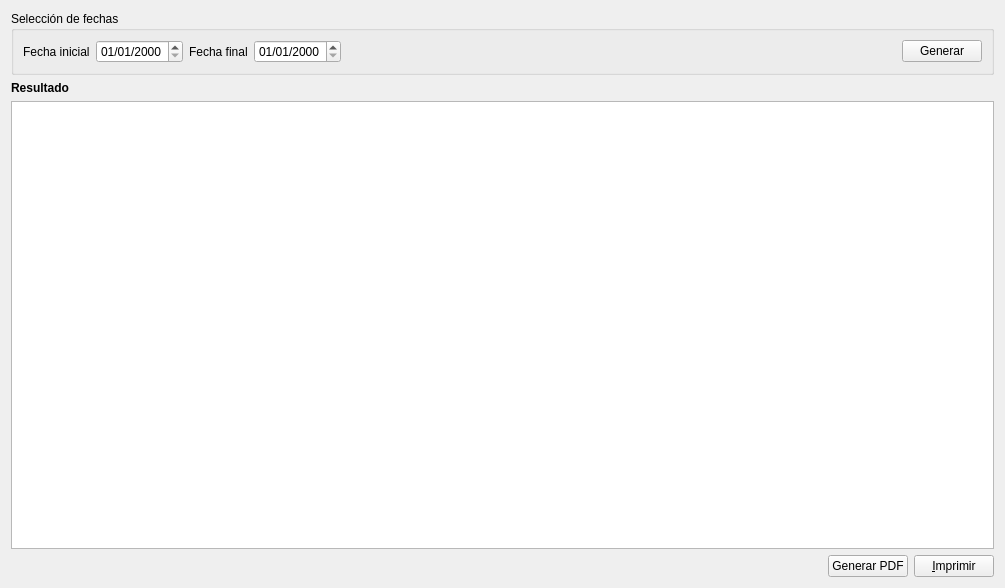
<?xml version="1.0" encoding="UTF-8"?>
<ui version="4.0">
 <class>Form</class>
 <widget class="QWidget" name="Form">
  <property name="geometry">
   <rect>
    <x>0</x>
    <y>0</y>
    <width>1005</width>
    <height>588</height>
   </rect>
  </property>
  <property name="windowTitle">
   <string>AlephERP - Generación de datos para Modelo 303</string>
  </property>
  <layout class="QGridLayout" name="gridLayout">
   <item row="0" column="0" colspan="3">
    <widget class="QGroupBox" name="groupBox">
     <property name="title">
      <string>Selección de fechas</string>
     </property>
     <layout class="QHBoxLayout" name="horizontalLayout">
      <item>
       <widget class="QLabel" name="label">
        <property name="sizePolicy">
         <sizepolicy hsizetype="Maximum" vsizetype="Preferred">
          <horstretch>0</horstretch>
          <verstretch>0</verstretch>
         </sizepolicy>
        </property>
        <property name="text">
         <string>Fecha inicial</string>
        </property>
       </widget>
      </item>
      <item>
       <widget class="DBDateTimeEdit" name="db_fechainicial">
        <property name="sizePolicy">
         <sizepolicy hsizetype="Preferred" vsizetype="Fixed">
          <horstretch>0</horstretch>
          <verstretch>0</verstretch>
         </sizepolicy>
        </property>
        <property name="displayFormat">
         <string>dd/MM/yyyy</string>
        </property>
        <property name="dataEditable">
         <bool>true</bool>
        </property>
       </widget>
      </item>
      <item>
       <widget class="QLabel" name="label_2">
        <property name="sizePolicy">
         <sizepolicy hsizetype="Maximum" vsizetype="Preferred">
          <horstretch>0</horstretch>
          <verstretch>0</verstretch>
         </sizepolicy>
        </property>
        <property name="text">
         <string>Fecha final</string>
        </property>
       </widget>
      </item>
      <item>
       <widget class="DBDateTimeEdit" name="db_fechafinal">
        <property name="sizePolicy">
         <sizepolicy hsizetype="Preferred" vsizetype="Fixed">
          <horstretch>0</horstretch>
          <verstretch>0</verstretch>
         </sizepolicy>
        </property>
        <property name="displayFormat">
         <string>dd/MM/yyyy</string>
        </property>
        <property name="dataEditable">
         <bool>true</bool>
        </property>
       </widget>
      </item>
      <item>
       <spacer name="horizontalSpacer">
        <property name="orientation">
         <enum>Qt::Horizontal</enum>
        </property>
        <property name="sizeHint" stdset="0">
         <size>
          <width>40</width>
          <height>20</height>
         </size>
        </property>
       </spacer>
      </item>
      <item>
       <widget class="QPushButton" name="pbGenerar">
        <property name="text">
         <string>Generar</string>
        </property>
       </widget>
      </item>
     </layout>
    </widget>
   </item>
   <item row="1" column="0">
    <widget class="QLabel" name="label_3">
     <property name="font">
      <font>
       <weight>75</weight>
       <bold>true</bold>
      </font>
     </property>
     <property name="text">
      <string>Resultado</string>
     </property>
    </widget>
   </item>
   <item row="2" column="0" colspan="3">
    <widget class="QTextEdit" name="textEdit"/>
   </item>
   <item row="3" column="0">
    <spacer name="horizontalSpacer_2">
     <property name="orientation">
      <enum>Qt::Horizontal</enum>
     </property>
     <property name="sizeHint" stdset="0">
      <size>
       <width>901</width>
       <height>20</height>
      </size>
     </property>
    </spacer>
   </item>
   <item row="3" column="2">
    <widget class="QPushButton" name="pbOk">
     <property name="text">
      <string>&amp;Imprimir</string>
     </property>
    </widget>
   </item>
   <item row="3" column="1">
    <widget class="QPushButton" name="pbPDF">
     <property name="text">
      <string>Generar PDF</string>
     </property>
    </widget>
   </item>
  </layout>
 </widget>
 <customwidgets>
  <customwidget>
   <class>DBDateTimeEdit</class>
   <extends>QDateTimeEdit</extends>
   <header>widgets/dbdatetimeedit.h</header>
  </customwidget>
 </customwidgets>
 <resources/>
 <connections/>
</ui>
